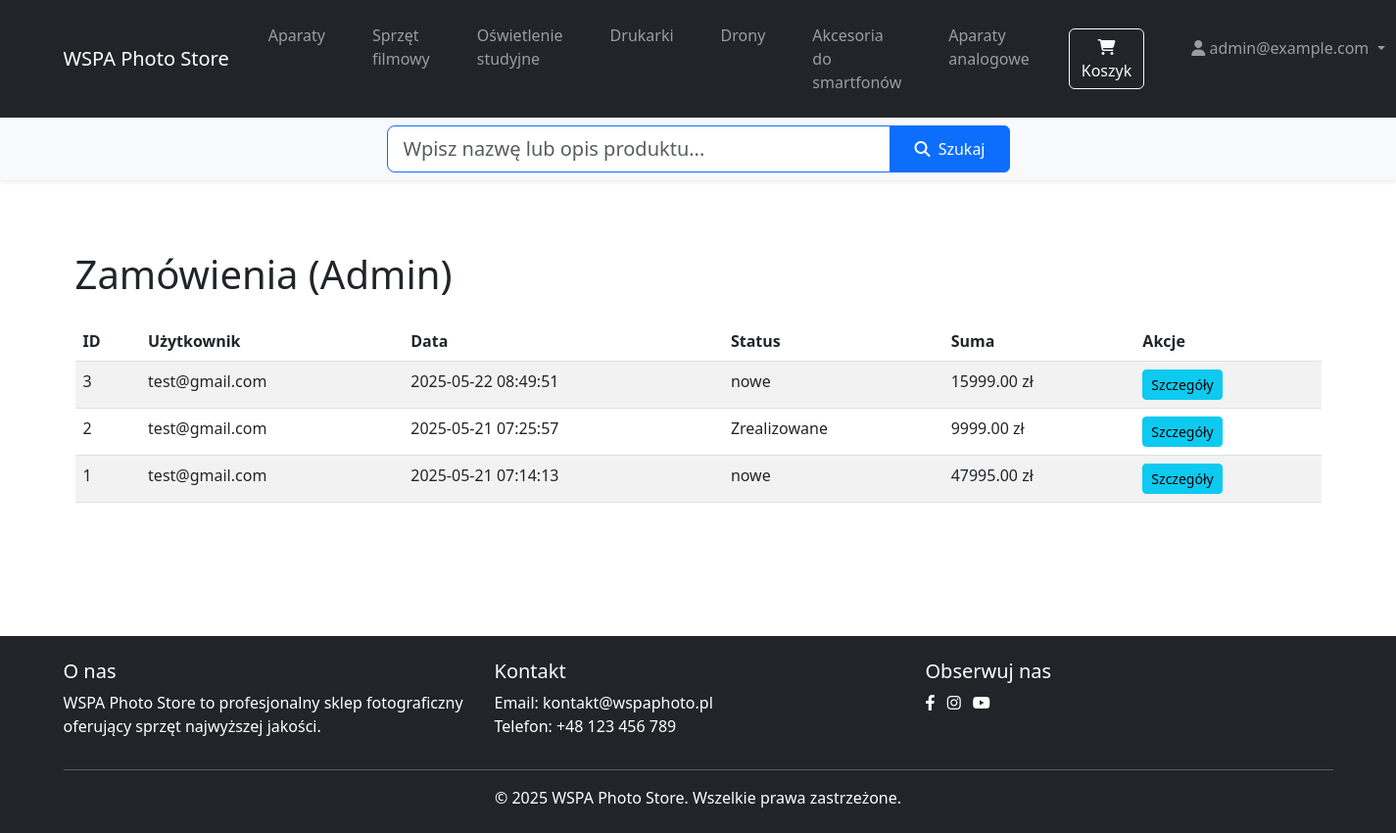
Page /admin/orders (signed in) on the committed database.
### tables this page shows
CREATE TABLE categories (
        id INTEGER PRIMARY KEY AUTOINCREMENT,
        name TEXT NOT NULL UNIQUE,
        slug TEXT NOT NULL UNIQUE
    );

CREATE TABLE orders (
        id INTEGER PRIMARY KEY AUTOINCREMENT,
        user_id INTEGER,
        order_date TEXT DEFAULT CURRENT_TIMESTAMP,
        total_amount DECIMAL(10,2) NOT NULL,
        status TEXT NOT NULL,
        shipping_address TEXT,
        FOREIGN KEY (user_id) REFERENCES users (id)
    );

CREATE TABLE users (
        id INTEGER PRIMARY KEY AUTOINCREMENT,
        email TEXT NOT NULL UNIQUE,
        password_hash TEXT NOT NULL,
        full_name TEXT,
        address TEXT,
        is_admin BOOLEAN NOT NULL DEFAULT 0
    );

### app.py (the view)
@app.route('/admin/orders')
def admin_orders():
    if not session.get('is_admin'):
        flash('Brak dostępu. Tylko administratorzy mogą przeglądać zamówienia.', 'danger')
        return redirect(url_for('home'))
    orders = database.get_all_orders_with_users()
    return render_template('admin/orders.html', orders=orders)

### app.py (called while the page is built)
@app.context_processor
def inject_template_vars():
    return {
        'get_categories_for_nav': lambda: database.get_categories(),
        'now': datetime.now()
    }

### database.py (called while the page is built)
@contextmanager
def get_db():
    db = sqlite3.connect(DATABASE)
    db.row_factory = sqlite3.Row
    try:
        yield db
    finally:
        db.close()

def get_all_orders_with_users():
    with get_db() as db:
        rows = db.execute('''
            SELECT o.*, u.email as user_email FROM orders o
            LEFT JOIN users u ON o.user_id = u.id
            ORDER BY o.order_date DESC, o.id DESC
        ''').fetchall()
        return [dict(row) for row in rows]

def get_categories():
    with get_db() as db:
        categories = db.execute('SELECT * FROM categories').fetchall()
        return [dict(category) for category in categories]

### templates/admin/orders.html (shortened to what this page needs)
{% extends 'base.html' %}
{% block content %}
<div class="container py-5">
    <h1 class="mb-4">Zamówienia (Admin)</h1>
    <table class="table table-striped">
        <thead>
            <tr>
                <th>ID</th>
                <th>Użytkownik</th>
                <th>Data</th>
                <th>Status</th>
                <th>Suma</th>
                <th>Akcje</th>
            </tr>
        </thead>
        <tbody>
        {% for order in orders %}
            <tr>
                <td>{{ order.id }}</td>
                <td>{{ order.user_email or 'Gość' }}</td>
                <td>{{ order.order_date }}</td>
                <td>{{ order.status }}</td>
                <td>{{ '%.2f'|format(order.total_amount) }} zł</td>
                <td>
                    <a href="{{ url_for('admin_order_detail', order_id=order.id) }}" class="btn btn-sm btn-info">Szczegóły</a>
                </td>
            </tr>
        {% endfor %}
        </tbody>
    </table>
</div>
{% endblock %}

### templates/base.html (shortened to what this page needs)
<!DOCTYPE html>
<html lang="pl">
<head>
    <link rel="stylesheet" href="{{ url_for('static', filename='css/style.css') }}">
    <link href="https://cdn.jsdelivr.net/npm/bootstrap@5.3.0/dist/css/bootstrap.min.css" rel="stylesheet">
    <link rel="stylesheet" href="https://cdnjs.cloudflare.com/ajax/libs/font-awesome/6.4.0/css/all.min.css">
</head>
<body>
    <header>
        <nav class="navbar navbar-expand-lg navbar-dark bg-dark">
            <div class="container">
                <a class="navbar-brand" href="{{ url_for('home') }}">WSPA Photo Store</a>
                <div class="collapse navbar-collapse" id="navbarNav">
                    <ul class="navbar-nav me-auto">
                        {% for category in get_categories_for_nav() %}
                        <li class="nav-item">
                            <a class="nav-link" href="{{ url_for('category_page', category=category.slug) }}">
                                {{ category.name }}
                            </a>
                        </li>
                        {% endfor %}
                    </ul>
                    <ul class="navbar-nav ms-auto">
                        <li class="nav-item me-2">
                            <a href="{{ url_for('view_cart') }}" class="btn btn-outline-light position-relative">
                                <i class="fas fa-shopping-cart"></i> Koszyk
                            </a>
                        </li>
                        {% if 'user_id' in session %}
                            <li class="nav-item dropdown">
                                <a class="nav-link dropdown-toggle" href="#" id="navbarDropdown" role="button" data-bs-toggle="dropdown" aria-expanded="false">
                                    <i class="fas fa-user"></i> {{ session.user_email }}
                                </a>
                            </li>
                        {% endif %}
                    </ul>
                </div>
            </div>
        </nav>
        <div class="bg-light py-2 shadow-sm">
            <div class="container">
                <div class="row justify-content-center">
                    <div class="col-12 col-md-8 col-lg-6">
                        <form action="{{ url_for('search') }}" method="get" class="mb-0">
                            <div class="input-group">
                                <input class="form-control form-control-lg border-primary"
                                       type="search"
                                       name="q"
                                       placeholder="Wpisz nazwę lub opis produktu..."
                                       aria-label="Szukaj produktów"
                                       required>
                                <button class="btn btn-primary px-4" type="submit">
                                    <i class="fas fa-search me-1"></i> Szukaj
                                </button>
                            </div>
                        </form>
                    </div>
                </div>
            </div>
        </div>
    </header>
    <main class="py-4">
        <div class="container">
            {% block content %}{% endblock %}
        </div>
    </main>
    <footer class="bg-dark text-white py-4 mt-5">
        <div class="container">
            <div class="row">
                <div class="col-md-4">
                    <h5>O nas</h5>
                    <p>WSPA Photo Store to profesjonalny sklep fotograficzny oferujący sprzęt najwyższej jakości.</p>
                </div>
                <div class="col-md-4">
                    <h5>Kontakt</h5>
                    <p>Email: kontakt@wspaphoto.pl<br>Telefon: +48 123 456 789</p>
                </div>
                <div class="col-md-4">
                    <h5>Obserwuj nas</h5>
                    <div class="social-links">
                        <a href="#" class="text-white me-2"><i class="fab fa-facebook-f"></i></a>
                        <a href="#" class="text-white me-2"><i class="fab fa-instagram"></i></a>
                        <a href="#" class="text-white me-2"><i class="fab fa-youtube"></i></a>
                    </div>
                </div>
            </div>
            <hr class="bg-light">
            <div class="text-center">
                <p class="mb-0">&copy; {{ now.year }} WSPA Photo Store. Wszelkie prawa zastrzeżone.</p>
            </div>
        </div>
    </footer>
</body>
</html>

### static/css/style.css (style rules this page uses)
body { margin: 0; padding: 0; font-family: Arial, sans-serif; }
.nav-item { color: #2c3e50; text-decoration: none; padding: 0.5rem 1rem; border-radius: 6px; transition: background-color 0.2s; }

### rows in the picture
categories: name "Aparaty"
categories: name "Sprzęt filmowy"
categories: name "Oświetlenie studyjne"
categories: name "Drukarki"
categories: name "Drony"
categories: name "Akcesoria do smartfonów"
categories: name "Aparaty analogowe"
orders: id "3", email "test@gmail.com", order_date "2025-05-22 08:49:51", status "nowe", total_amount "15999.00"
orders: id "2", email "test@gmail.com", order_date "2025-05-21 07:25:57", status "Zrealizowane", total_amount "9999.00"
orders: id "1", email "test@gmail.com", order_date "2025-05-21 07:14:13", status "nowe", total_amount "47995.00"

### other values in the picture
{{ session.user_email }} "admin@example.com"
